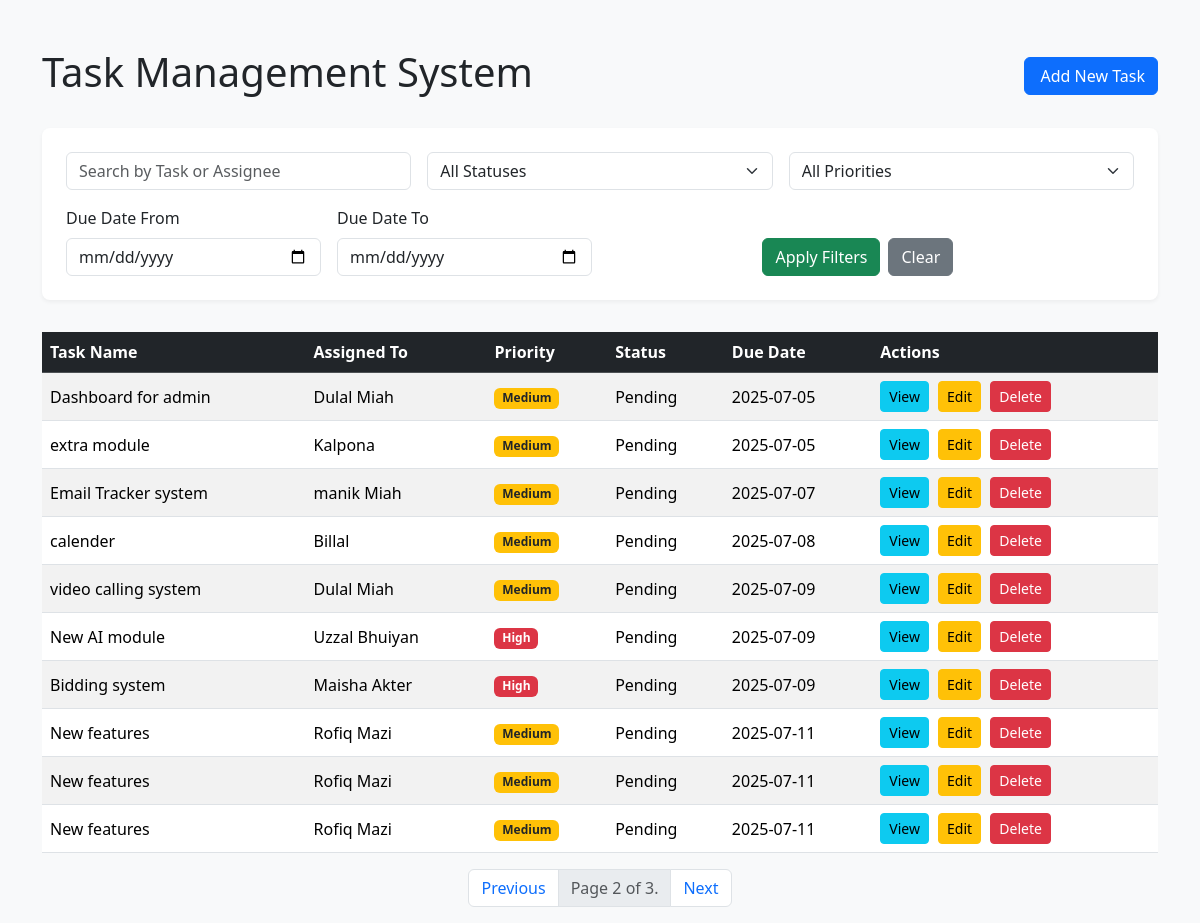
Screenshot of /?page=2 with the database file from the repository.
### tasks/models.py (models this page shows, shortened)
class tasks(models.Model):
    Priority_Choice = [
        ('Low', 'Low'),
        ('Medium', 'Medium'),
        ('High', 'High')
    ]
    Status_Choice = [
        ('Pending', 'Pending'),
        ('In Progress', 'In Progress'),
        ('Completed', 'Completed')
    ]
    task_name = models.CharField(max_length=255)
    description = models.TextField(blank=True, null=True)
    assigned_to = models.CharField(max_length=255)
    priority = models.CharField(max_length=20, choices=Priority_Choice, default='Medium')
    status = models.CharField(max_length=20, choices=Status_Choice, default='Pending')
    due_date = models.DateField()
    created_date = models.DateTimeField(auto_now_add=True)

### tasks/views.py (the view)
# urls.py: path('', views.task_list, name='task_list'),
def task_list(request):
    tasks_list = tasks.objects.all().order_by('-created_date') # Order by most recent
    search_query = request.GET.get('search', '')
    if search_query:
        tasks_list = tasks_list.filter(Q(task_name__icontains=search_query) | Q(assigned_to__icontains=search_query))
    status_filter = request.GET.get('status', '')
    if status_filter:
        tasks_list = tasks_list.filter(status=status_filter)
    priority_filter = request.GET.get('priority', '')
    if priority_filter:
        tasks_list = tasks_list.filter(priority=priority_filter)
    start_date_filter = request.GET.get('start_date', '')
    end_date_filter = request.GET.get('end_date', '')
    if start_date_filter and end_date_filter:
        tasks_list = tasks_list.filter(due_date__range=[start_date_filter, end_date_filter])
    sort_by = request.GET.get('sort', 'due_date')
    tasks_list = tasks_list.order_by(sort_by)
    paginator = Paginator(tasks_list, 10)
    page_number = request.GET.get('page')
    page_obj = paginator.get_page(page_number)
    form = TaskForm()
    context = {
        'page_obj': page_obj,
        'form': form # Pass the form to the template
    }
    return render(request, 'tasks/task_list.html', context)

### tasks/forms.py
class TaskForm(forms.ModelForm):
    class Meta:
        model =tasks
        fields = ['task_name', 'description','assigned_to','priority','status','due_date']
        widgets = {
            'due_date': forms.DateInput(attrs ={'type': 'date'}),
        }

### tasks/templates/tasks/task_list.html (shortened to what this page needs)
<!DOCTYPE html>
<html lang="en">
<head>
    <link href="https://cdn.jsdelivr.net/npm/bootstrap@5.3.3/dist/css/bootstrap.min.css" rel="stylesheet">
</head>
<body>
<div class="container mt-5">
    <div class="d-flex justify-content-between align-items-center mb-4">
        <h1>Task Management System</h1>
        <button type="button" class="btn btn-primary" data-bs-toggle="modal" data-bs-target="#addTaskModal">
             Add New Task
        </button>
    </div>
    <div class="filter-form">
        <form method="GET" action="{% url 'task_list' %}">
            <div class="row g-3">
                <div class="col-md-4"><input type="text" name="search" class="form-control" placeholder="Search by Task or Assignee" value="{{ request.GET.search }}"></div>
                <div class="col-md-4">
                    <select name="status" class="form-select">
                        <option value="">All Statuses</option>
                    </select>
                </div>
                <div class="col-md-4">
                     <select name="priority" class="form-select">
                        <option value="">All Priorities</option>
                    </select>
                </div>
                <div class="col-md-3">
                    <label for="start_date" class="form-label">Due Date From</label>
                    <input type="date" name="start_date" id="start_date" class="form-control" value="{{ request.GET.start_date }}">
                </div>
                <div class="col-md-3">
                    <label for="end_date" class="form-label">Due Date To</label>
                    <input type="date" name="end_date" id="end_date" class="form-control" value="{{ request.GET.end_date }}">
                </div>
                <div class="col-md-4 d-flex justify-content-end align-items-center mt-5">
                    <button type="submit" class="btn btn-success me-2">Apply Filters</button>
                    <a href="{% url 'task_list' %}" class="btn btn-secondary">Clear</a>
                </div>
            </div>
        </form>
    </div>
    <div class="table-responsive">
        <table class="table table-striped table-hover align-middle">
            <thead class="table-dark">
                <tr>
                    <th>Task Name</th>
                    <th>Assigned To</th>
                    <th>Priority</th>
                    <th>Status</th>
                    <th>Due Date</th>
                    <th>Actions</th>
                </tr>
            </thead>
            <tbody id="task-table-body">
                {% for task in page_obj %}
                <tr id="task-{{ task.pk }}">
                    <td class="task-name">{{ task.task_name }}</td>
                    <td class="task-assigned-to">{{ task.assigned_to }}</td>
                    <td class="task-priority">
                        <span class="badge bg-{% if task.priority == 'High' %}danger{% elif task.priority == 'Medium' %}warning text-dark{% else %}success{% endif %}">{{ task.priority }}</span>
                    </td>
                    <td class="task-status">{{ task.status }}</td>
                    <td class="task-due-date">{{ task.due_date|date:"Y-m-d" }}</td>
                    <td class="action-btn-group">
                        <button type="button" class="btn btn-sm btn-info view-btn" data-task-id="{{ task.pk }}"> View</button>
                        <button type="button" class="btn btn-sm btn-warning edit-btn" data-task-id="{{ task.pk }}"> Edit</button>
                        <button type="button" class="btn btn-sm btn-danger delete-btn" data-task-id="{{ task.pk }}"> Delete</button>
                    </td>
                </tr>
                {% empty %}
                <tr id="no-tasks-row">
                    <td colspan="6" class="text-center">No tasks found.</td>
                </tr>
                {% endfor %}
            </tbody>
        </table>
    </div>
    <nav aria-label="Page navigation">
        <ul class="pagination justify-content-center">
            {% if page_obj.has_previous %}<li class="page-item"><a class="page-link" href="?page={{ page_obj.previous_page_number }}">Previous</a></li>{% endif %}
            <li class="page-item disabled"><span class="page-link">Page {{ page_obj.number }} of {{ page_obj.paginator.num_pages }}.</span></li>
            {% if page_obj.has_next %}<li class="page-item"><a class="page-link" href="?page={{ page_obj.next_page_number }}">Next</a></li>{% endif %}
        </ul>
    </nav>
</div>
</body>
</html>

### tasks/templates/tasks/task_list.html (style rules this page uses)
body { background-color: #f8f9fa; }
.filter-form { background-color: #fff; padding: 1.5rem; border-radius: 0.5rem; margin-bottom: 2rem; box-shadow: 0 2px 4px rgba(0,0,0,0.05); }
.action-btn-group .btn { margin-right: 5px; }

### rows the page displays
tasks: task_name "Dashboard for admin", assigned_to "Dulal Miah", priority "Medium", status "Pending", due_date "2025-07-05"
tasks: task_name "extra module", assigned_to "Kalpona", priority "Medium", status "Pending", due_date "2025-07-05"
tasks: task_name "Email Tracker system", assigned_to "manik Miah", priority "Medium", status "Pending", due_date "2025-07-07"
tasks: task_name "calender", assigned_to "Billal", priority "Medium", status "Pending", due_date "2025-07-08"
tasks: task_name "video calling system", assigned_to "Dulal Miah", priority "Medium", status "Pending", due_date "2025-07-09"
tasks: task_name "New AI module", assigned_to "Uzzal Bhuiyan", priority "High", status "Pending", due_date "2025-07-09"
tasks: task_name "Bidding system", assigned_to "Maisha Akter", priority "High", status "Pending", due_date "2025-07-09"
tasks: task_name "New features", assigned_to "Rofiq Mazi", priority "Medium", status "Pending", due_date "2025-07-11"
tasks: task_name "New features", assigned_to "Rofiq Mazi", priority "Medium", status "Pending", due_date "2025-07-11"
tasks: task_name "New features", assigned_to "Rofiq Mazi", priority "Medium", status "Pending", due_date "2025-07-11"

### other values shown
{{ page_obj.number }} "2"
{{ page_obj.paginator.num_pages }} "3"
